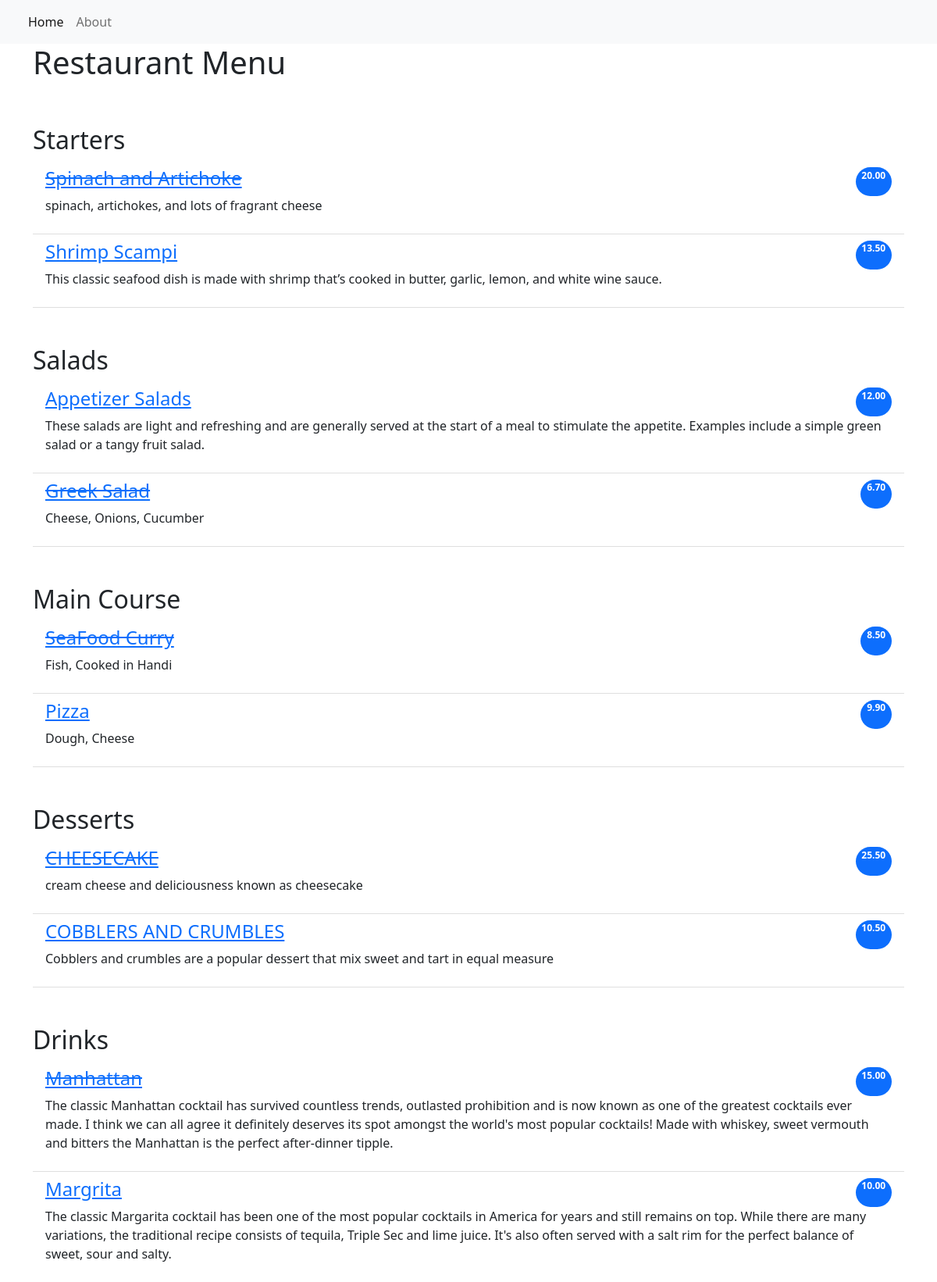
The page / on the database its author committed.
### Restaurant_menu/models.py (models this page shows, shortened)
class Item(models.Model):
    meal = models.CharField(max_length = 1000, unique = True)
    description = models.CharField(max_length = 2000)
    price = models.DecimalField(max_digits=5, decimal_places=2)
    category = models.CharField(choices=MEAL_TYPE, max_length = 80)
    author = models.ForeignKey(User, on_delete = models.PROTECT)
    status = models.IntegerField(choices = STATUS, default = 1)
    date_created = models.DateTimeField(auto_now_add=True)
    date_update =  models.DateTimeField(auto_now=True)

### Restaurant_menu/views.py (the view)
# urls.py: path('', views.MenuList.as_view(), name = 'home'),
class MenuList(generic.ListView):
    queryset = Item.objects.order_by("-date_created")
    template_name = 'menulist.html'
    def get_context_data(self, **kwargs):
        context = super().get_context_data(**kwargs)
        context["meals"] = MEAL_TYPE
        return context

### Restaurant_menu/templates/menulist.html
{% extends 'base.html' %}
{% block content %}
<div class = "container">
    <h1>Restaurant Menu</h1>
    <ul class = "list-group list-group-flush">
        {% for meal in meals %}
            <h2 class = "pt-5">{{ meal.1 }}</h2>
            {% for row in item_list %}
                {% if row.category == meal.0 %}
                    {% if row.status == 0 %}
                    <li class = "list-group-item d-flex justify-content-between align-item-center border-0 pb-0">
                        <a href = "{% url 'menu_item' row.pk %}"><h4><del>{{ row.meal }}</del></h4></a>
                        <span class = "badge bg-primary rounded-pill">{{ row.price }}</span>
                    </li>
                    <li class = "list-group-item pt-0">
                        <p>{{ row.description }}</p>
                    </li>
                    {% else %}
                    <li class = "list-group-item d-flex justify-content-between align-item-center border-0 pb-0">
                        <a href = "{% url 'menu_item' row.pk %}"><h4>{{ row.meal }}</h4></a>
                        <span class = "badge bg-primary rounded-pill">{{ row.price }}</span>
                    </li>
                    <li class = "list-group-item pt-0">
                        <p>{{ row.description }}</p>
                    </li>
                    {% endif %}
                {% endif %}
            {% endfor %}
        {% endfor %}
    </ul>
</div>
{% endblock %}

### Restaurant_menu/templates/base.html (shortened to what this page needs)
<!DOCTYPE html>
<html lang="en">
    <head>
        <link href="https://cdn.jsdelivr.net/npm/bootstrap@5.2.0-beta1/dist/css/bootstrap.min.css" rel="stylesheet">
    </head>
    <body>
        <nav class="navbar navbar-expand-lg bg-light">
            <div class="container-fluid">
                <div class="collapse navbar-collapse" id="navbarNav">
                    <ul class="navbar-nav">
                         <li class="nav-item">
                            <a class="nav-link active" aria-current="page" href="{% url 'home' %}">Home</a>
                        </li>
                        <li class="nav-item">
                            <a class="nav-link" aria-current="page" href="{% url 'about' %}">About</a>
                        </li>
                    </ul>
                </div>
            </div>
        </nav>
        {% block content %}
        {% endblock %}
    </body>
</html>

### rows shown on the page
Item: meal "Spinach and Artichoke", price "20.00", description "spinach, artichokes, and lots of fragrant cheese"
Item: meal "Shrimp Scampi", price "13.50", description "This classic seafood dish is made with shrimp that’s cooked in butter, garlic, lemon, and white wine sauce."
Item: meal "Appetizer Salads", price "12.00", description "These salads are light and refreshing and are generally served at the start of a meal to stimulate the appetite. Examples include a simple green salad or a tangy fruit salad."
Item: meal "Greek Salad", price "6.70", description "Cheese, Onions, Cucumber"
Item: meal "SeaFood Curry", price "8.50", description "Fish, Cooked in Handi"
Item: meal "Pizza", price "9.90", description "Dough, Cheese"
Item: meal "CHEESECAKE", price "25.50", description "cream cheese and deliciousness known as cheesecake"
Item: meal "COBBLERS AND CRUMBLES", price "10.50", description "Cobblers and crumbles are a popular dessert that mix sweet and tart in equal measure"
Item: meal "Manhattan", price "15.00", description "The classic Manhattan cocktail has survived countless trends, outlasted prohibition and is now known as one of the greatest cocktails ever made. I think we can all agree it definitely deserves its spot amongst the world's most popular cocktails! Made with whiskey, sweet vermouth and bitters the Manhattan is the perfect after-dinner tipple."
Item: meal "Margrita", price "10.00", description "The classic Margarita cocktail has been one of the most popular cocktails in America for years and still remains on top. While there are many variations, the traditional recipe consists of tequila, Triple Sec and lime juice. It's also often served with a salt rim for the perfect balance of sweet, sour and salty."

### other values the page prints
{{ meal.1 }} "Starters" "Salads" "Main Course" "Desserts" "Drinks"
